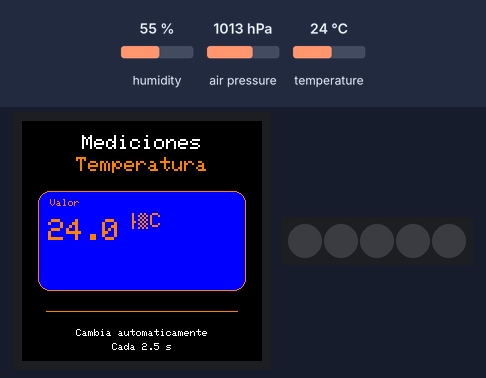
This sketch was run on a simulated Arduino MKR. On the bench: 240×240 colour display, 5 RGB LEDs in strip order, left to right. The inputs (shaded band) are chosen by the test bench; at power-on: humidity 55 %, air pressure 1013 hPa, temperature 24 °C. What the sketch prints to the serial monitor is not drawn.

Above: at 3.0 s.
3.1 s: humidity set to 22 %
At 5.4 s:
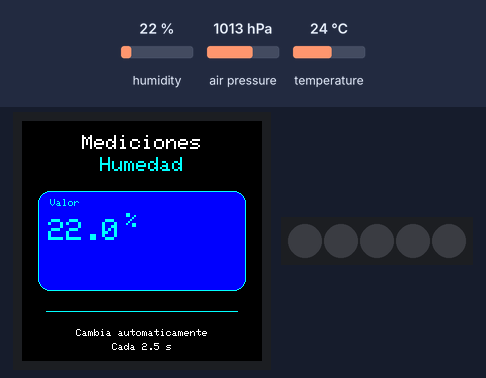
5.9 s: air pressure set to 952 hPa
At 7.5 s:
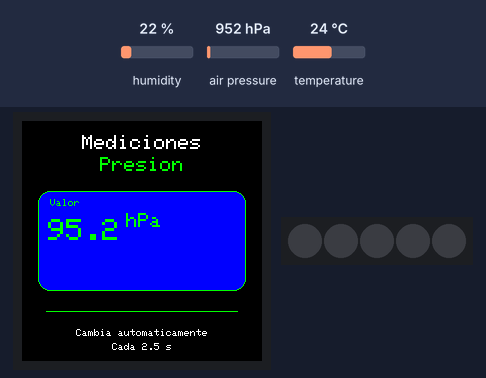
8.5 s: temperature set to 12 °C
At 10.8 s:
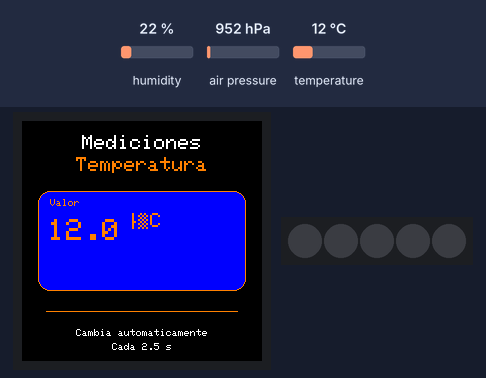
11.1 s: humidity set to 40 %
At 13.2 s:
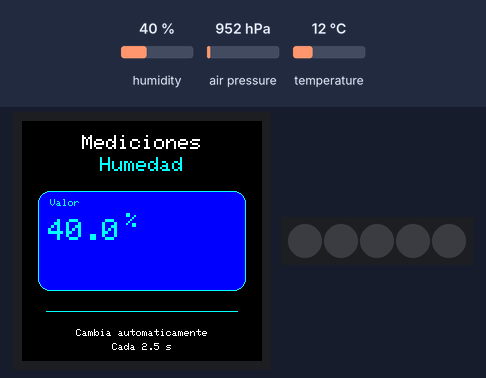
13.7 s: air pressure set to 975 hPa
At 15.4 s:
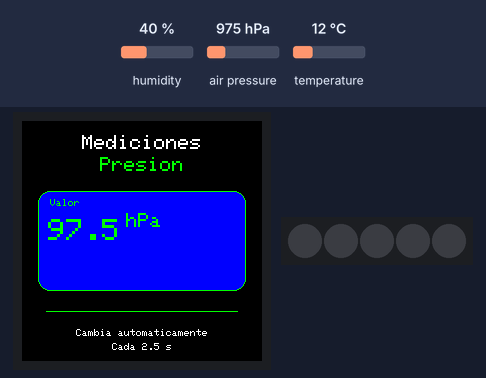
Timing chart, 0 to 16.9 s (numbered marks = the images above; inputs shaded):
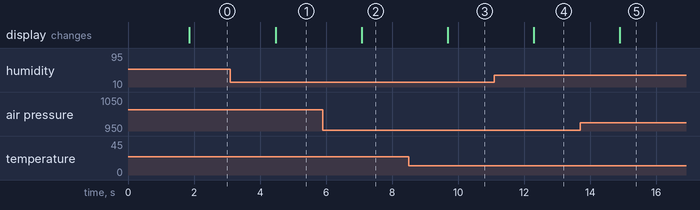

Measured:
- after the input at 3.1 s, the display: changes after 1.4 s (image 1)
- after the input at 5.9 s, the display: changes after 1.2 s (image 2)
- after the input at 8.5 s, the display: changes after 1.2 s (image 3)
- after the input at 11.1 s, the display: changes after 1.2 s (image 4)
- after the input at 13.7 s, the display: changes after 1.2 s (image 5)

The sketch:

MonitorAmbiente2.ino
```cpp
#include <Arduino_MKRIoTCarrier.h>

MKRIoTCarrier carrier;

// Colores
const uint16_t BG      = ST77XX_BLACK;
const uint16_t FG      = ST77XX_WHITE;
const uint16_t CARD    = ST77XX_BLUE;
const uint16_t C_TEMP  = ST77XX_ORANGE;
const uint16_t C_HUM   = ST77XX_CYAN;
const uint16_t C_PRES  = ST77XX_GREEN;

// Ciclo de variables (una por pantalla)
enum Screen { S_TEMP=0, S_HUM=1, S_PRES=2 };
Screen current = S_TEMP;
const unsigned long ROTATE_MS = 2500;   // tiempo por pantalla
unsigned long lastSwitch = 0;

// Área donde se imprimen los valores (para limpiar solo ahí)
struct Area { int x,y,w,h; } valueArea;

// Utilidades
void drawFrame(Screen s);
void clearValue();
void printCentered(int cx, int cy, const char *txt, uint8_t size, uint16_t color);
void printValueBig(float v, uint8_t decimals, const char* unit, uint16_t color);

void setup() {
  Serial.begin(9600);
  delay(1500);

  CARRIER_CASE = true;
  carrier.begin();

  // Base UI
  carrier.display.fillScreen(BG);

  // Área para valor grande (centrada)
  // 240x240; dejamos encabezado arriba y pie abajo
  valueArea = { 20, 92, 200, 56 }; // ancho ~200, alto ~56 sobre una "tarjeta"

  drawFrame(current);
  lastSwitch = millis();
}

void loop() {
  // Lecturas
  float t    = carrier.Env.readTemperature(); // °C
  float h    = carrier.Env.readHumidity();    // %
  float pres = carrier.Pressure.readPressure();    // hPa

  // Rotación automática
  if (millis() - lastSwitch >= ROTATE_MS) {
    current = (Screen)((current + 1) % 3);
    drawFrame(current);           // Redibuja encabezados/colores de esa pantalla
    lastSwitch = millis();
  }

  // Actualiza solo el valor
  clearValue();
  switch (current) {
    case S_TEMP: printValueBig(t,    1, "°C",  C_TEMP); break;
    case S_HUM:  printValueBig(h,    1, "%",   C_HUM);  break;
    case S_PRES: printValueBig(pres, 1, "hPa", C_PRES); break;
  }

  // Serie para depuración
  Serial.print("T="); Serial.print(t,1);
  Serial.print("C  H="); Serial.print(h,1);
  Serial.print("%  P="); Serial.print(pres,1);
  Serial.println("kPa");

  delay(120); // refresco suave
}

// ================== Dibujo de cada pantalla ==================
void drawFrame(Screen s) {
  auto &d = carrier.display;

  // Fondo
  d.fillScreen(BG);

  // Título superior
  printCentered(120, 22, "Mediciones", 2, FG);

  // Subtítulo según variable
  const char* title = (s==S_TEMP ? "Temperatura" : s==S_HUM ? "Humedad" : "Presion");
  uint16_t col      = (s==S_TEMP ? C_TEMP : s==S_HUM ? C_HUM : C_PRES);
  printCentered(120, 44, title, 2, col);

  // Tarjeta central donde va el valor
  int x = 16, y = 70, w = 208, h = 100;
  d.fillRoundRect(x, y, w, h, 12, CARD);
  d.drawRoundRect(x, y, w, h, 12, col);
  d.drawFastHLine(x+10, y+22, w-20, col);

  // Etiqueta fija "Valor"
  d.setTextSize(1);
  d.setTextColor(col);
  d.setCursor(x + 12, y + 8);
  d.print("Valor");

  // Línea inferior con unidad grande (decorativa)
  d.drawFastHLine(24, 190, 192, col);

  // Pie: indicación de rotación
  d.setTextColor(FG);
  d.setTextSize(1);
  printCentered(120, 212, "Cambia automaticamente", 1, FG);
  printCentered(120, 226, "Cada 2.5 s", 1, FG);
}

// Limpia solo el rectángulo del valor
void clearValue() {
  carrier.display.fillRect(valueArea.x, valueArea.y, valueArea.w, valueArea.h, CARD);
}

// Imprime número grande + unidad, alineados en línea
void printValueBig(float v, uint8_t decimals, const char* unit, uint16_t color) {
  auto &d = carrier.display;

  d.setTextWrap(false);
  d.setTextColor(color);

  // Número grande
  d.setTextSize(3);
  d.setCursor(valueArea.x + 6, valueArea.y + 6);
  d.print(v, decimals);

  // Unidad a la derecha
  d.setTextSize(2);
  int16_t cx = d.getCursorX();
  int16_t cy = d.getCursorY();
  d.setCursor(cx + 6, cy - 6);
  d.print(unit);
}

// Centrado aproximado (fuente 6x8 en size=1)
void printCentered(int cx, int cy, const char *txt, uint8_t size, uint16_t color) {
  auto &d = carrier.display;
  uint16_t w = 6 * size * strlen(txt);
  uint16_t h = 8 * size;
  d.setTextColor(color);
  d.setTextSize(size);
  d.setCursor(cx - w/2, cy - h/2);
  d.print(txt);
}
```
